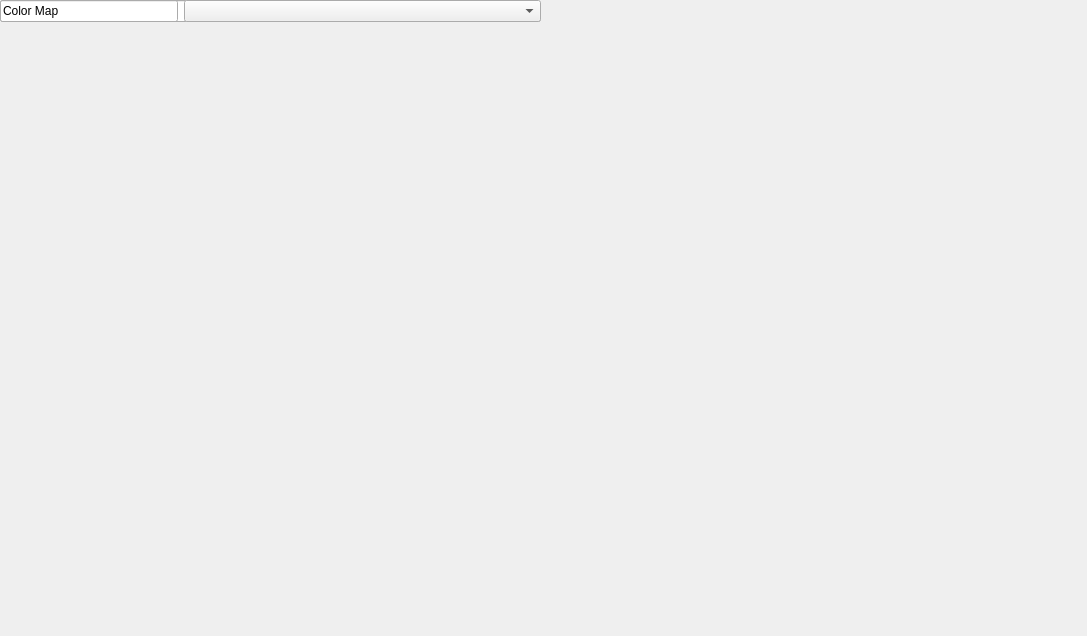
<?xml version="1.0" encoding="UTF-8"?>
<ui version="4.0">
 <class>DataBrowser</class>
 <widget class="QWidget" name="Form">
  <property name="geometry">
   <rect>
    <x>0</x>
    <y>0</y>
    <width>1087</width>
    <height>636</height>
   </rect>
  </property>
  <property name="windowTitle">
   <string>Form</string>
  </property>
  
   <widget class="QWidget" name="navigationWidget">
    <layout class="QGridLayout" name="gridLayout_4">
     <item row="1" column="0">
      <layout class="QGridLayout" name="gridLayout">
       <item row="0" column="0">
        <widget class="MyMplCanvas" name="widget_3" native="true">
         <property name="sizePolicy">
            <sizepolicy hsizetype="Expanding" vsizetype="Expanding">
             <horstretch>2</horstretch>
             <verstretch>50</verstretch>
            </sizepolicy>
         </property>
         <property name="minimumSize">
            <size>
             <width>541</width>
             <height>541</height>
            </size>
         </property>
        </widget>
       </item>
      </layout>
     </item>
     <item row="0" column="0">
      <layout class="QGridLayout" name="gridLayout_6">
       <item row="0" column="1">
        <widget class="QSpinBox" name="navX">
         <property name="sizePolicy">
          <sizepolicy hsizetype="Minimum" vsizetype="Fixed">
           <horstretch>1</horstretch>
           <verstretch>0</verstretch>
          </sizepolicy>
         </property>
         <property name="wrapping">
          <bool>true</bool>
         </property>
         <property name="minimum">
          <number>1</number>
         </property>
         <property name="value">
          <number>2</number>
         </property>
        </widget>
       </item>
       <item row="0" column="3">
        <widget class="QSpinBox" name="navY">
         <property name="sizePolicy">
          <sizepolicy hsizetype="Minimum" vsizetype="Fixed">
           <horstretch>1</horstretch>
           <verstretch>0</verstretch>
          </sizepolicy>
         </property>
         <property name="wrapping">
          <bool>true</bool>
         </property>
         <property name="frame">
          <bool>true</bool>
         </property>
         <property name="minimum">
          <number>1</number>
         </property>
         <property name="value">
          <number>2</number>
         </property>
        </widget>
       </item>
       <item row="0" column="0">
        <widget class="QLineEdit" name="lineEdit">
         <property name="sizePolicy">
          <sizepolicy hsizetype="Expanding" vsizetype="Fixed">
           <horstretch>3</horstretch>
           <verstretch>0</verstretch>
          </sizepolicy>
         </property>
         <property name="text">
          <string>X size</string>
         </property>
         <property name="readOnly">
          <bool>true</bool>
         </property>
        </widget>
       </item>
       <item row="0" column="2">
        <widget class="QLineEdit" name="lineEdit_2">
         <property name="sizePolicy">
          <sizepolicy hsizetype="Expanding" vsizetype="Fixed">
           <horstretch>3</horstretch>
           <verstretch>0</verstretch>
          </sizepolicy>
         </property>
         <property name="text">
          <string>Y size</string>
         </property>
         <property name="readOnly">
          <bool>true</bool>
         </property>
        </widget>
       </item>
      </layout>
     </item>
    </layout>
   </widget>

   <widget class="QWidget" name="diffractionWidget">
   <property name="sizePolicy">
    <sizepolicy hsizetype="Expanding" vsizetype="Expanding">
     <horstretch>2</horstretch>
     <verstretch>50</verstretch>
    </sizepolicy>
   </property>
   <property name="minimumSize">
    <size>
     <width>541</width>
     <height>541</height>
    </size>
   </property>
    <layout class="QGridLayout" name="gridLayout_3">
     <item row="0" column="0">
      <layout class="QGridLayout" name="gridLayout_7">
       <item row="0" column="0">
        <widget class="QLineEdit" name="lineEdit_4">
         <property name="sizePolicy">
          <sizepolicy hsizetype="Expanding" vsizetype="Fixed">
           <horstretch>2</horstretch>
           <verstretch>0</verstretch>
          </sizepolicy>
         </property>
         <property name="minimumSize">
          <size>
           <width>80</width>
           <height>0</height>
          </size>
         </property>
         <property name="text">
          <string>Color Map</string>
         </property>
         <property name="readOnly">
          <bool>true</bool>
         </property>
        </widget>
       </item>
       <item row="0" column="1">
        <widget class="QComboBox" name="colorMap">
         <property name="sizePolicy">
          <sizepolicy hsizetype="Preferred" vsizetype="Fixed">
           <horstretch>4</horstretch>
           <verstretch>0</verstretch>
          </sizepolicy>
         </property>
         <property name="currentText">
          <string/>
         </property>
        </widget>
       </item>
      </layout>
     </item>
     <item row="1" column="0">
      <layout class="QGridLayout" name="gridLayout_2">
       <item row="0" column="0">
        <widget class="MyMplCanvas" name="widget_4" native="true">
         <property name="sizePolicy">
          <sizepolicy hsizetype="Expanding" vsizetype="Expanding">
           <horstretch>0</horstretch>
           <verstretch>0</verstretch>
          </sizepolicy>
         </property>
        </widget>
       </item>
      </layout>
     </item>
    </layout>
   </widget>
  </widget>
 <customwidgets>
  <customwidget>
   <class>MyMplCanvas</class>
   <extends>QWidget</extends>
   <header>custom_widgets</header>
   <container>1</container>
  </customwidget>
 </customwidgets>
 <resources/>
 <connections/>
</ui>
